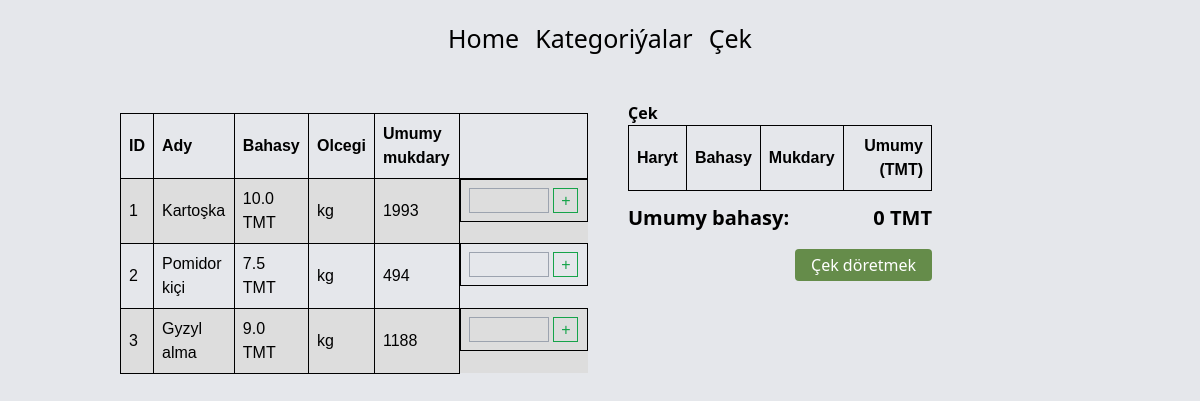
The page /create-bill/ on the database as committed earlier.
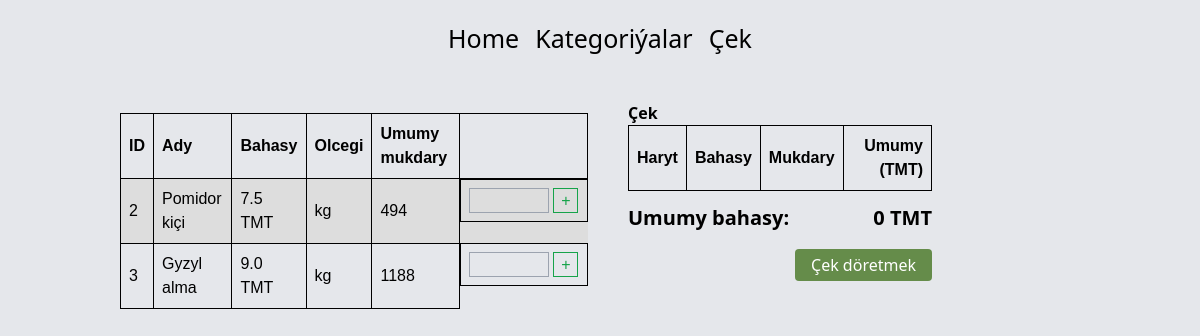
The same page on the database as committed later.
### app/models.py (models this page shows, shortened)
class Product(models.Model):
    UNIT_CHOICES = [
        ('kg', 'kilogram'),
        ('piece', 'ştuk')
    ]
    name = models.CharField(max_length=50)
    short_description = models.TextField(null=True)
    price = models.FloatField()
    unit = models.CharField(max_length=5, choices=UNIT_CHOICES)
    count_in_stock = models.IntegerField()
    total_price = models.FloatField(default=0)
    category = models.ForeignKey(Category, on_delete=models.CASCADE)
    class Meta:
        db_table = 'product'
        verbose_name = 'Haryt'
        verbose_name_plural = 'Harytlar'

### app/views.py (the view, shortened to what this page needs)
# urls.py: path('create-bill/', views.create_bill, name='create-bill'),
def create_bill(request):
    products = models.Product.objects.all()
    context = {
        'products': products
    }
    return render(request, 'create_bill.html', context)

### templates/create_bill.html (shortened to what this page needs)
{% extends 'base.html' %}
{% load static %}
{% block content %}
{% include 'topbar.html'   %}
    <div class="container mx-auto h-full p-[20px] flex space-x-4">
        <div class="w-1/2 h-[800px] p-3 overflow-auto">
            <table>
                <tr>
                  <th>ID</th>
                  <th>Ady</th>
                  <th>Bahasy</th>
                  <th>Olcegi</th>
                  <th>Umumy mukdary</th>
                  <th></th>
                </tr>
                {% for product in products %}
                    <tr>
                        <td>{{ product.id }}</td>
                        <td>{{ product.name }}</td>
                        <td>{{ product.price }} TMT</td>
                        {% if product.unit == 'piece' %}
                            <td>stuk</td>
                        {% else %}
                            <td>kg</td>
                        {% endif %}
                        <td>{{ product.count_in_stock }}</td>
                        <td class="flex justify-center space-x-1">
                            <div class="px-1 border border-gray-400 border-solid flex justify-center items-center w-[80px]">
                              <input id="count" type="number" step="0.01" class="w-full h-full focus:outline-none bg-transparent">
                            </div>
                            <button
                                type="button"
                                onclick="addProduct( '{{ product.id }}', '{{ product.name }}', '{{ product.price }}', '{{ product.unit }}', '{{ product.count_in_stock }}')"
                                class="w-[25px] h-[25px] border border-green-600 border-solid text-green-600 hover:bg-green-600 hover:text-white"
                            >
                                +
                            </button>
                        </td>
                    </tr>
                {% endfor %}
              </table>
        </div>
        <div class="w-1/3 h-[800px] px-3 overflow-auto">
            <div class="panel panel-default">
                <div class="panel-heading">
                  <h4 class="panel-title"><strong>Çek</strong></h4>
                </div>
                <div class="panel-body">
                  <div class="table-responsive">
                    <table class="table table-condensed">
                      <thead>
                        <tr>
                          <td><strong>Haryt</strong></td>
                          <td class="text-right"><strong>Bahasy</strong></td>
                          <td class="text-right"><strong>Mukdary</strong></td>
                          <td class="text-right"><strong>Umumy (TMT)</strong></td>
                        </tr>
                      </thead>
                    </table>
                  </div>
                  <div class="flex justify-between mt-3">
                    <div class="font-bold text-[20px]">Umumy bahasy:</div>
                    <div class="font-bold text-[20px]" id="totalPrice">0 TMT</div>
                  </div>
                  <div class="w-full flex justify-end">
                    <button type="submit" onclick="postBill()" class="mt-4 bg-[#658C4A] text-white font-medium py-1 px-4 rounded">Çek döretmek</button>
                  </div>
                </div>
            </div>
        </div>
    </div>
{% endblock %}

Rows that differ between the two databases and show on the page:
removed Product: id "1", name "Kartoşka", price "10.0", unit "kg", count_in_stock "1993"
